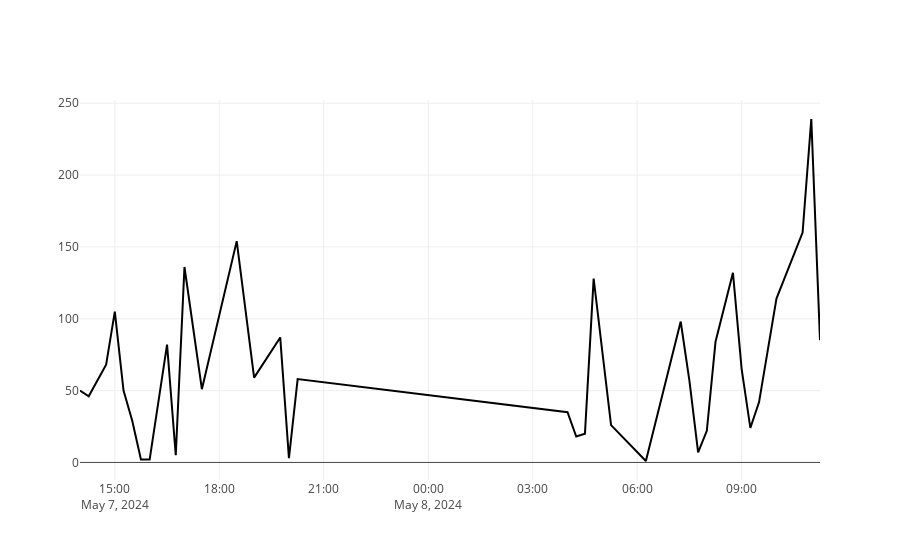

The notebook cell saved with this chart:
### Code cell
# Runde Fertigstellungszeit auf 15 Minuten
df['Fertiggestellt'] = pd.to_datetime(df['Fertiggestellt'])
df['Fertiggestellt'] = df['Fertiggestellt'].dt.round('15min')

summe_picks = df['Picks Gesamt'].sum()
# group by Fertiggestellt and Summe von Picks Gesamt
df_grouped = df.groupby(['Fertiggestellt']).sum()
df_grouped

# line chart erstellen 
fig = go.Figure()
fig.add_trace(go.Scatter(x=df_grouped.index, y=df_grouped['Picks Gesamt'], mode='lines', name='Picks Gesamt'))

### Figure 1 — Plotly figure (JSON) as saved in the notebook; plotly's stock layout.template omitted (floating-point values rounded to 4 significant figures)
{"data": [{"mode": "lines", "name": "Picks Gesamt", "type": "scatter", "x": ["2024-05-07T14:00:00", "2024-05-07T14:15:00", "2024-05-07T14:45:00", "2024-05-07T15:00:00", "2024-05-07T15:15:00", "2024-05-07T15:30:00", "2024-05-07T15:45:00", "2024-05-07T16:00:00", "2024-05-07T16:30:00", "2024-05-07T16:45:00", "2024-05-07T17:00:00", "2024-05-07T17:30:00", "2024-05-07T18:30:00", "2024-05-07T19:00:00", "2024-05-07T19:45:00", "2024-05-07T20:00:00", "2024-05-07T20:15:00", "2024-05-08T04:00:00", "2024-05-08T04:15:00", "2024-05-08T04:30:00", "2024-05-08T04:45:00", "2024-05-08T05:15:00", "2024-05-08T06:15:00", "2024-05-08T07:15:00", "2024-05-08T07:30:00", "2024-05-08T07:45:00", "2024-05-08T08:00:00", "2024-05-08T08:15:00", "2024-05-08T08:45:00", "2024-05-08T09:00:00", "2024-05-08T09:15:00", "2024-05-08T09:30:00", "2024-05-08T10:00:00", "2024-05-08T10:45:00", "2024-05-08T11:00:00", "2024-05-08T11:15:00"], "y": [50, 46, 68, 105, 50, 29, 2, 2, 82, 5, 136, 51, 154, 59, 87, 3, 58, 35, 18, 20, 128, 26, 1, 98, 57, 7, 22, 84, 132, 65, 24, 42, 114, 160, 239, 85]}], "layout": {}}
